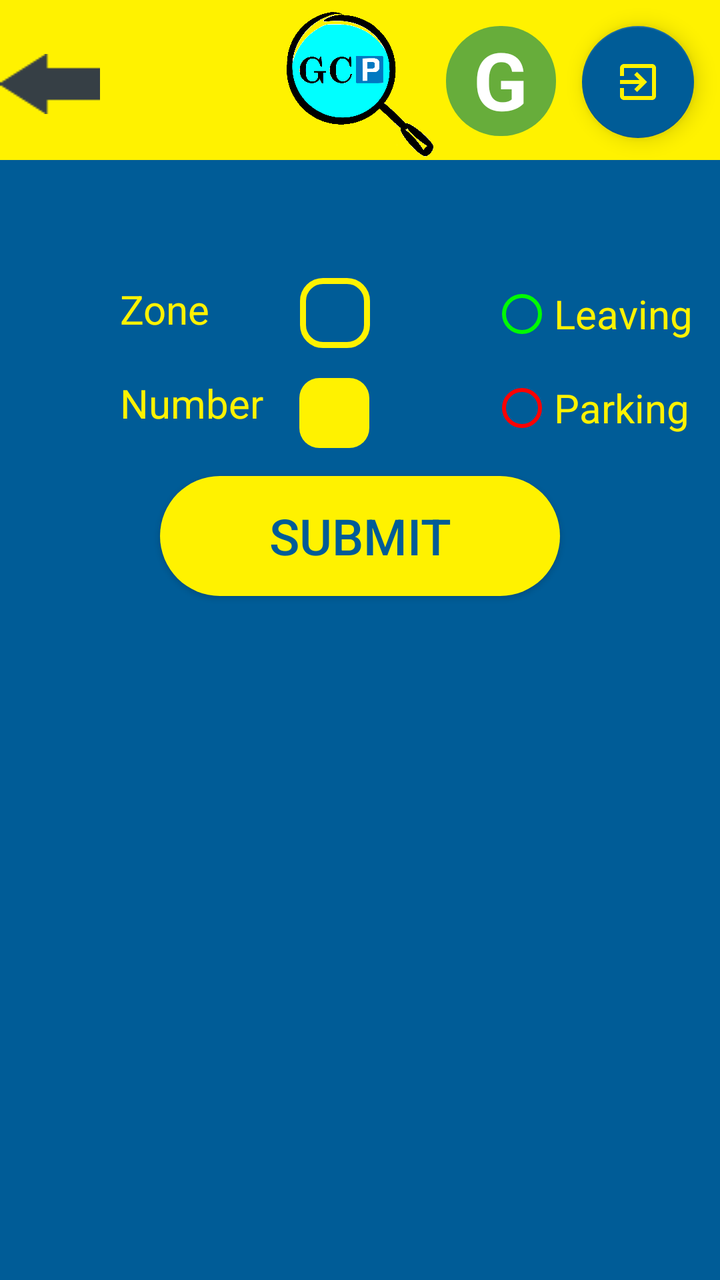
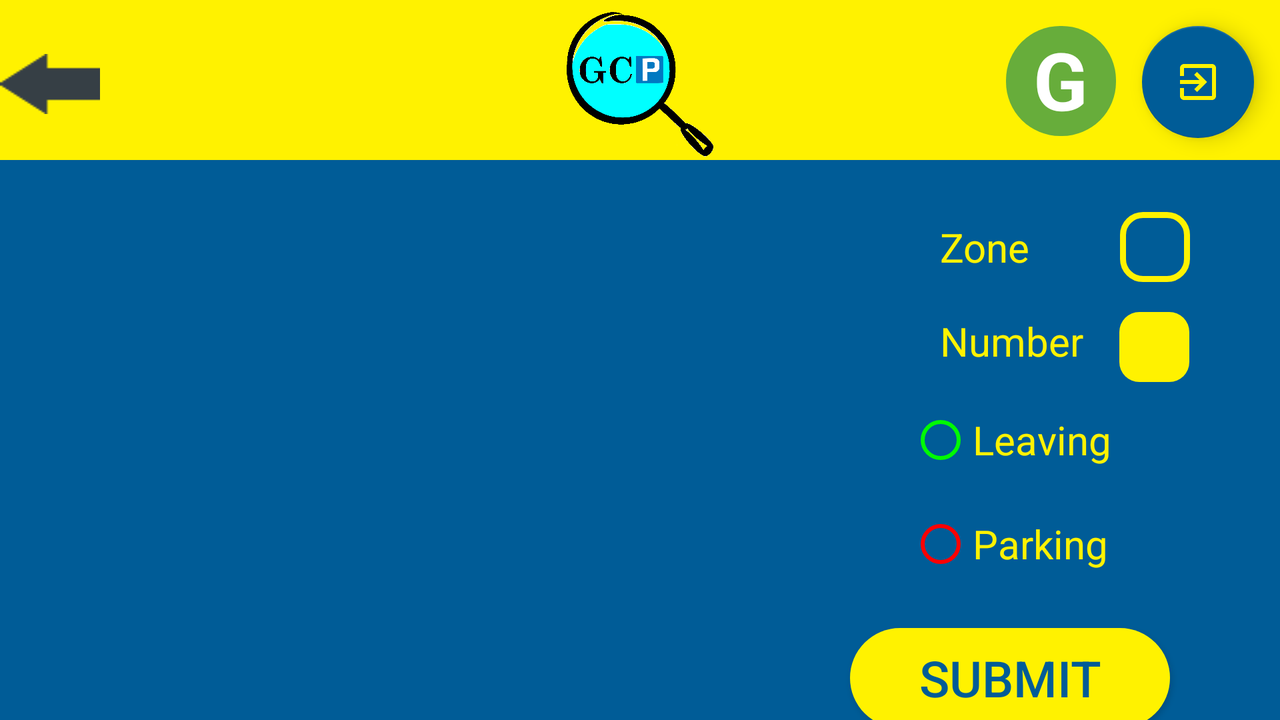

An Android layout and its configuration variant, each rendered on a device that would load it. The default file and the variant file are quoted in full after the pictures.
<!-- AndroidManifest.xml: application theme AppTheme -->
<!-- res/layout/activity_g.xml -->
<?xml version="1.0" encoding="utf-8"?>
<androidx.constraintlayout.widget.ConstraintLayout xmlns:android="http://schemas.android.com/apk/res/android"
    xmlns:app="http://schemas.android.com/apk/res-auto"
    xmlns:tools="http://schemas.android.com/tools"
    android:layout_width="match_parent"
    android:layout_height="match_parent"
    tools:context=".Activity_G">

    <ImageView
        android:id="@+id/background"
        android:layout_width="match_parent"
        android:layout_height="match_parent"
        android:background="@color/second_page_background_color" />

    <ImageView
        android:id="@+id/top_background"
        android:layout_width="match_parent"
        android:layout_height="@dimen/top_background_height80"
        android:background="@color/background_color"
        app:layout_constraintTop_toTopOf="parent"/>

    <ImageView
        android:id="@+id/logo"
        android:layout_width="@dimen/logo_size_smaller"
        android:layout_height="@dimen/logo_size_smaller"
        android:src="@drawable/logo"
        app:layout_constraintEnd_toEndOf="parent"
        app:layout_constraintStart_toStartOf="parent"
        app:layout_constraintTop_toTopOf="@+id/background"
        android:layout_marginTop="5dp"/>

    <Button
        android:id="@+id/back"
        android:layout_width="@dimen/btn_width50"
        android:layout_height="@dimen/btn_height30"
        android:background="@drawable/back"
        app:layout_constraintTop_toTopOf="parent"
        app:layout_constraintStart_toStartOf="parent"
        android:layout_marginTop="@dimen/margin27"/>

    <ImageView
        android:id="@+id/third_page_pic"
        android:layout_width="@dimen/image_width350"
        android:layout_height="wrap_content"
        android:src="@drawable/g"
        app:layout_constraintTop_toBottomOf="@id/logo"
        android:adjustViewBounds="true"
        app:layout_constraintStart_toStartOf="parent"
        app:layout_constraintEnd_toEndOf="parent"
        android:layout_marginTop="@dimen/margin35"
        android:background="@drawable/image_frame"/>

    <Button
        android:id="@+id/button"
        android:layout_width="@dimen/image_width350"
        android:layout_height="@dimen/image_height330"
        app:layout_constraintTop_toTopOf="@+id/third_page_pic"
        app:layout_constraintStart_toStartOf="@+id/third_page_pic"
        android:background="@android:color/transparent" />

    <com.google.android.material.floatingactionbutton.FloatingActionButton
        android:layout_width="wrap_content"
        android:layout_height="wrap_content"
        android:id="@+id/btn_logout"
        app:layout_constraintEnd_toEndOf="parent"
        android:layout_marginEnd="@dimen/margin13"
        app:layout_constraintTop_toTopOf="parent"
        android:layout_marginTop="@dimen/margin13"
        app:srcCompat="@drawable/exit"
        app:backgroundTint="@color/second_page_background_color"
        app:tint="@color/background_color"/>

    <TextView
        android:id="@+id/txt_area"
        android:layout_width="@dimen/btn_width55"
        android:layout_height="@dimen/btn_height55"
        android:layout_marginTop="@dimen/margin13"
        android:layout_marginEnd="@dimen/margin13"
        android:background="@drawable/txt_area"
        android:text="@string/area_g"
        android:textAlignment="center"
        android:textColor="@color/white"
        android:textSize="@dimen/text_size40"
        android:textStyle="bold"
        app:layout_constraintEnd_toStartOf="@+id/btn_logout"
        app:layout_constraintTop_toTopOf="parent" />

    <TextView
        android:id="@+id/txt_submit_zone"
        android:layout_width="wrap_content"
        android:layout_height="wrap_content"
        android:text="@string/zone"
        android:textAlignment="center"
        android:textSize="@dimen/text_size20"
        android:textColor="@color/background_color"
        app:layout_constraintStart_toStartOf="parent"
        app:layout_constraintTop_toBottomOf="@id/third_page_pic"
        android:layout_marginTop="@dimen/margin20"
        android:layout_marginStart="@dimen/margin60" />

    <Spinner
        android:id="@+id/spinner"
        android:layout_width="@dimen/btn_width35"
        android:layout_height="@dimen/btn_height35"
        android:layout_marginStart="@dimen/margin45"
        android:layout_marginTop="@dimen/margin18"
        android:textAlignment="center"
        app:layout_constraintTop_toBottomOf="@id/third_page_pic"
        app:layout_constraintStart_toEndOf="@id/txt_submit_zone"
        android:background="@drawable/spinner" />

    <TextView
        android:id="@+id/txt_submit_number"
        android:layout_width="wrap_content"
        android:layout_height="wrap_content"
        android:text="@string/number"
        android:textAlignment="center"
        android:textSize="@dimen/text_size20"
        android:textColor="@color/background_color"
        app:layout_constraintStart_toStartOf="@id/txt_submit_zone"
        app:layout_constraintTop_toBottomOf="@id/txt_submit_zone"
        android:layout_marginTop="@dimen/margin20" />

    <EditText
        android:id="@+id/txt_number"
        android:layout_width="@dimen/btn_width35"
        android:layout_height="@dimen/btn_height35"
        android:layout_marginStart="@dimen/margin18"
        android:layout_marginTop="@dimen/margin15"
        android:background="@drawable/txt_number"
        android:ems="10"
        android:inputType="number"
        android:textAlignment="center"
        android:textColor="@color/second_page_background_color"
        android:textSize="@dimen/text_size20"
        app:layout_constraintStart_toEndOf="@id/txt_submit_number"
        app:layout_constraintTop_toBottomOf="@id/spinner"
        android:maxEms="@android:integer/config_longAnimTime"/>

    
    <RadioGroup
        android:layout_width="wrap_content"
        android:layout_height="wrap_content"
        app:layout_constraintStart_toEndOf="@id/spinner"
        android:layout_marginStart="@dimen/margin60"
        app:layout_constraintTop_toBottomOf="@id/third_page_pic"
        android:layout_marginTop="@dimen/margin20"
        android:orientation="vertical">

        <RadioButton
            android:id="@+id/radioButton_leaving"
            android:layout_width="wrap_content"
            android:layout_height="wrap_content"
            android:text="@string/leaving"
            android:textSize="@dimen/text_size20"
            android:textColor="@color/background_color"
            android:buttonTint="@color/free"
            android:onClick="onRadioButtonClicked"/>

        <RadioButton
            android:id="@+id/radioButton_parking"
            android:layout_width="wrap_content"
            android:layout_height="wrap_content"
            android:layout_marginTop="15dp"
            android:text="@string/parking"
            android:textColor="@color/background_color"
            android:textSize="@dimen/text_size20"
            android:buttonTint="@color/reserved"
            android:onClick="onRadioButtonClicked"/>
    </RadioGroup>

    <Button
        android:id="@+id/submit"
        android:layout_width="@dimen/btn_width200"
        android:layout_height="@dimen/btn_height60"
        android:text="@string/submit"
        app:layout_constraintStart_toStartOf="parent"
        app:layout_constraintEnd_toEndOf="parent"
        app:layout_constraintTop_toBottomOf="@id/txt_submit_zone"
        android:background="@drawable/button_second_page60"
        android:textSize="@dimen/text_size25"
        android:textColor="@color/second_page_background_color"
        android:layout_marginTop="@dimen/margin70"/>



</androidx.constraintlayout.widget.ConstraintLayout>
<!-- resources referenced by this layout -->
<resources>
  <color name="background_color">#fff200</color>
  <color name="free">#00fa00</color>
  <color name="reserved">#FF0000</color>
  <color name="second_page_background_color">#005C97</color>
  <color name="white">#ffffff</color>
  <dimen name="btn_height30">30dp</dimen>
  <dimen name="btn_height35">35dp</dimen>
  <dimen name="btn_height55">55dp</dimen>
  <dimen name="btn_height60">60dp</dimen>
  <dimen name="btn_width200">200dp</dimen>
  <dimen name="btn_width35">35dp</dimen>
  <dimen name="btn_width50">50dp</dimen>
  <dimen name="btn_width55">55dp</dimen>
  <dimen name="image_height330">330dp</dimen>
  <dimen name="image_width350">350dp</dimen>
  <dimen name="logo_size_smaller">75dp</dimen>
  <dimen name="margin13">13dp</dimen>
  <dimen name="margin15">15dp</dimen>
  <dimen name="margin18">18dp</dimen>
  <dimen name="margin20">20dp</dimen>
  <dimen name="margin27">27dp</dimen>
  <dimen name="margin35">35dp</dimen>
  <dimen name="margin45">45dp</dimen>
  <dimen name="margin60">60dp</dimen>
  <dimen name="margin70">70dp</dimen>
  <dimen name="text_size20">20sp</dimen>
  <dimen name="text_size25">25sp</dimen>
  <dimen name="text_size40">40sp</dimen>
  <dimen name="top_background_height80">80dp</dimen>
  <!-- drawable button_second_page60 (drawable) -->
  <?xml version="1.0" encoding="utf-8"?>
  <shape xmlns:android="http://schemas.android.com/apk/res/android">
      <corners android:radius="30dp" />
      <solid android:color="@color/background_color" />
  </shape>
  <!-- drawable g (drawable) -->
  <?xml version="1.0" encoding="utf-8"?>
  <selectorG xmlns:android="http://schemas.android.com/apk/res/android">
  
  </selectorG>
  <!-- drawable image_frame (drawable) -->
  <?xml version="1.0" encoding="UTF-8"?>
  <shape xmlns:android="http://schemas.android.com/apk/res/android">
      <solid android:color="#FFFFFF" />
      <stroke android:width="10dp" android:color="@color/background_color" />
      <padding android:left="3dp" android:top="3dp" android:right="3dp"
          android:bottom="3dp" />
  </shape>
  <!-- drawable spinner (drawable) -->
  <?xml version="1.0" encoding="UTF-8"?>
  <shape xmlns:android="http://schemas.android.com/apk/res/android">
      <corners android:radius="@dimen/radius10" />
      <solid android:color="@color/second_page_background_color" />
      <stroke android:width="3dp" android:color="@color/background_color" />
      <padding android:left="3dp" android:top="3dp" android:right="3dp"
          android:bottom="3dp" />
  </shape>
  <!-- drawable txt_area (drawable) -->
  <?xml version="1.0" encoding="UTF-8"?>
  <shape xmlns:android="http://schemas.android.com/apk/res/android">
      <corners android:radius="27dp" />
      <solid android:color="@color/txt_area_color" />
  
  </shape>
  <!-- drawable txt_number (drawable) -->
  <?xml version="1.0" encoding="utf-8"?>
  <shape xmlns:android="http://schemas.android.com/apk/res/android">
      <corners android:radius="@dimen/radius10" />
      <solid android:color="@color/background_color" />
  </shape>
  <string name="area_g">G</string>
  <string name="leaving">Leaving</string>
  <string name="number">Number</string>
  <string name="parking">Parking</string>
  <string name="submit">SUBMIT</string>
  <string name="zone">Zone</string>
  <style name="AppTheme" parent="Theme.AppCompat.Light.NoActionBar">
          
          <item name="colorPrimary">@color/colorPrimary</item>
          <item name="colorPrimaryDark">@color/colorPrimaryDark</item>
          <item name="colorAccent">@color/colorAccent</item>
      </style>
  <dimen name="radius10">10dp</dimen>
  <color name="txt_area_color">#67AD3B</color>
  <color name="colorPrimary">#6200EE</color>
  <color name="colorPrimaryDark">#3700B3</color>
  <color name="colorAccent">#03DAC5</color>
</resources>
<!-- res/layout-land/activity_g.xml (the repository's variant of the layout above) -->
<!-- drawn on the phone turned sideways -->
<?xml version="1.0" encoding="utf-8"?>
<androidx.constraintlayout.widget.ConstraintLayout xmlns:android="http://schemas.android.com/apk/res/android"
    xmlns:app="http://schemas.android.com/apk/res-auto"
    xmlns:tools="http://schemas.android.com/tools"
    android:layout_width="match_parent"
    android:layout_height="match_parent"
    tools:context=".Activity_G">

    <ImageView
        android:id="@+id/background"
        android:layout_width="match_parent"
        android:layout_height="match_parent"
        android:background="@color/second_page_background_color" />

    <ImageView
        android:id="@+id/top_background"
        android:layout_width="match_parent"
        android:layout_height="@dimen/top_background_height80"
        android:background="@color/background_color"
        app:layout_constraintTop_toTopOf="parent"/>

    <ImageView
        android:id="@+id/logo"
        android:layout_width="@dimen/logo_size_smaller"
        android:layout_height="@dimen/logo_size_smaller"
        android:src="@drawable/logo"
        app:layout_constraintEnd_toEndOf="parent"
        app:layout_constraintStart_toStartOf="parent"
        app:layout_constraintTop_toTopOf="@+id/background"
        android:layout_marginTop="5dp"/>

    <Button
        android:id="@+id/back"
        android:layout_width="@dimen/btn_width50"
        android:layout_height="@dimen/btn_height30"
        android:background="@drawable/back"
        app:layout_constraintTop_toTopOf="parent"
        app:layout_constraintStart_toStartOf="parent"
        android:layout_marginTop="@dimen/margin27"/>

    <ImageView
        android:id="@+id/third_page_pic"
        android:layout_width="@dimen/image_width280"
        android:layout_height="wrap_content"
        android:src="@drawable/g"
        app:layout_constraintTop_toBottomOf="@id/top_background"
        android:adjustViewBounds="true"
        app:layout_constraintStart_toStartOf="parent"
        android:layout_marginStart="@dimen/margin90"
        android:layout_marginTop="@dimen/margin20"
        android:background="@drawable/image_frame"/>

    <Button
        android:id="@+id/button"
        android:layout_width="@dimen/image_width280"
        android:layout_height="@dimen/image_height270"
        app:layout_constraintTop_toTopOf="@+id/third_page_pic"
        app:layout_constraintStart_toStartOf="@+id/third_page_pic"
        android:background="@android:color/transparent" />

    <com.google.android.material.floatingactionbutton.FloatingActionButton
        android:layout_width="wrap_content"
        android:layout_height="wrap_content"
        android:id="@+id/btn_logout"
        app:layout_constraintEnd_toEndOf="parent"
        android:layout_marginEnd="@dimen/margin13"
        app:layout_constraintTop_toTopOf="parent"
        android:layout_marginTop="@dimen/margin13"
        app:srcCompat="@drawable/exit"
        app:backgroundTint="@color/second_page_background_color"
        app:tint="@color/background_color"/>

    <TextView
        android:id="@+id/txt_area"
        android:layout_width="@dimen/btn_width55"
        android:layout_height="@dimen/btn_height55"
        android:layout_marginTop="@dimen/margin13"
        android:layout_marginEnd="@dimen/margin13"
        android:background="@drawable/txt_area"
        android:text="@string/area_g"
        android:textAlignment="center"
        android:textColor="@color/white"
        android:textSize="@dimen/text_size40"
        android:textStyle="bold"
        app:layout_constraintEnd_toStartOf="@+id/btn_logout"
        app:layout_constraintTop_toTopOf="parent" />

    <TextView
        android:id="@+id/txt_submit_zone"
        android:layout_width="wrap_content"
        android:layout_height="wrap_content"
        android:text="@string/zone"
        android:textAlignment="center"
        android:textSize="@dimen/text_size20"
        android:textColor="@color/background_color"
        app:layout_constraintStart_toEndOf="@id/third_page_pic"
        app:layout_constraintTop_toBottomOf="@id/top_background"
        android:layout_marginTop="@dimen/margin30"
        android:layout_marginStart="@dimen/margin100" />

    <Spinner
        android:id="@+id/spinner"
        android:layout_width="@dimen/btn_width35"
        android:layout_height="@dimen/btn_height35"
        android:layout_marginStart="@dimen/margin45"
        android:layout_marginTop="@dimen/margin26"
        android:textAlignment="center"
        app:layout_constraintTop_toBottomOf="@id/top_background"
        app:layout_constraintStart_toEndOf="@id/txt_submit_zone"
        android:background="@drawable/spinner" />

    <TextView
        android:id="@+id/txt_submit_number"
        android:layout_width="wrap_content"
        android:layout_height="wrap_content"
        android:text="@string/number"
        android:textAlignment="center"
        android:textSize="@dimen/text_size20"
        android:textColor="@color/background_color"
        app:layout_constraintStart_toStartOf="@id/txt_submit_zone"
        app:layout_constraintTop_toBottomOf="@id/txt_submit_zone"
        android:layout_marginTop="@dimen/margin20" />

    <EditText
        android:id="@+id/txt_number"
        android:layout_width="@dimen/btn_width35"
        android:layout_height="@dimen/btn_height35"
        android:layout_marginStart="@dimen/margin18"
        android:layout_marginTop="@dimen/margin15"
        android:background="@drawable/txt_number"
        android:ems="10"
        android:inputType="number"
        android:textAlignment="center"
        android:textColor="@color/second_page_background_color"
        android:textSize="@dimen/text_size20"
        app:layout_constraintStart_toEndOf="@id/txt_submit_number"
        app:layout_constraintTop_toBottomOf="@id/spinner"
        android:maxEms="@android:integer/config_longAnimTime"/>

    
    <RadioGroup
        android:layout_width="wrap_content"
        android:layout_height="wrap_content"
        app:layout_constraintStart_toEndOf="@id/third_page_pic"
        app:layout_constraintEnd_toEndOf="parent"
        app:layout_constraintTop_toBottomOf="@id/txt_submit_number"
        android:layout_marginTop="@dimen/margin20"
        android:orientation="vertical">

        <RadioButton
            android:id="@+id/radioButton_leaving"
            android:layout_width="wrap_content"
            android:layout_height="wrap_content"
            android:text="@string/leaving"
            android:textSize="@dimen/text_size20"
            android:textColor="@color/background_color"
            app:layout_constraintStart_toEndOf="@id/spinner"
            android:buttonTint="@color/free"
            android:onClick="onRadioButtonClicked"/>

        <RadioButton
            android:id="@+id/radioButton_parking"
            android:layout_width="wrap_content"
            android:layout_height="wrap_content"
            android:layout_marginTop="@dimen/margin20"
            android:text="@string/parking"
            android:textColor="@color/background_color"
            android:textSize="@dimen/text_size20"
            android:buttonTint="@color/reserved"
            android:onClick="onRadioButtonClicked"/>
    </RadioGroup>

    <Button
        android:id="@+id/submit"
        android:layout_width="@dimen/btn_width160"
        android:layout_height="@dimen/btn_height50"
        android:text="@string/submit"
        app:layout_constraintStart_toEndOf="@id/third_page_pic"
        app:layout_constraintEnd_toEndOf="parent"
        app:layout_constraintTop_toBottomOf="@id/txt_submit_number"
        android:background="@drawable/button_second_page50"
        android:textSize="@dimen/text_size25"
        android:textColor="@color/second_page_background_color"
        android:layout_marginTop="@dimen/margin130"/>



</androidx.constraintlayout.widget.ConstraintLayout>
<!-- resources referenced by the variant -->
<!-- as the phone turned sideways resolves them -->
<resources>
  <color name="background_color">#fff200</color>
  <color name="free">#00fa00</color>
  <color name="reserved">#FF0000</color>
  <color name="second_page_background_color">#005C97</color>
  <color name="white">#ffffff</color>
  <dimen name="btn_height30">30dp</dimen>
  <dimen name="btn_height35">35dp</dimen>
  <dimen name="btn_height50">50dp</dimen>
  <dimen name="btn_height55">55dp</dimen>
  <dimen name="btn_width160">160dp</dimen>
  <dimen name="btn_width35">35dp</dimen>
  <dimen name="btn_width50">50dp</dimen>
  <dimen name="btn_width55">55dp</dimen>
  <dimen name="image_height270">270dp</dimen>
  <dimen name="image_width280">280dp</dimen>
  <dimen name="logo_size_smaller">75dp</dimen>
  <dimen name="margin100">100dp</dimen>
  <dimen name="margin13">13dp</dimen>
  <dimen name="margin130">130dp</dimen>
  <dimen name="margin15">15dp</dimen>
  <dimen name="margin18">18dp</dimen>
  <dimen name="margin20">20dp</dimen>
  <dimen name="margin26">26dp</dimen>
  <dimen name="margin27">27dp</dimen>
  <dimen name="margin30">30dp</dimen>
  <dimen name="margin45">45dp</dimen>
  <dimen name="margin90">90dp</dimen>
  <dimen name="text_size20">20sp</dimen>
  <dimen name="text_size25">25sp</dimen>
  <dimen name="text_size40">40sp</dimen>
  <dimen name="top_background_height80">80dp</dimen>
  <!-- drawable button_second_page50 (drawable) -->
  <?xml version="1.0" encoding="utf-8"?>
  <shape xmlns:android="http://schemas.android.com/apk/res/android">
      <corners android:radius="25dp" />
      <solid android:color="@color/background_color" />
  </shape>
  <!-- drawable g (drawable) -->
  <?xml version="1.0" encoding="utf-8"?>
  <selectorG xmlns:android="http://schemas.android.com/apk/res/android">
  
  </selectorG>
  <!-- drawable image_frame (drawable) -->
  <?xml version="1.0" encoding="UTF-8"?>
  <shape xmlns:android="http://schemas.android.com/apk/res/android">
      <solid android:color="#FFFFFF" />
      <stroke android:width="10dp" android:color="@color/background_color" />
      <padding android:left="3dp" android:top="3dp" android:right="3dp"
          android:bottom="3dp" />
  </shape>
  <!-- drawable spinner (drawable) -->
  <?xml version="1.0" encoding="UTF-8"?>
  <shape xmlns:android="http://schemas.android.com/apk/res/android">
      <corners android:radius="@dimen/radius10" />
      <solid android:color="@color/second_page_background_color" />
      <stroke android:width="3dp" android:color="@color/background_color" />
      <padding android:left="3dp" android:top="3dp" android:right="3dp"
          android:bottom="3dp" />
  </shape>
  <!-- drawable txt_area (drawable) -->
  <?xml version="1.0" encoding="UTF-8"?>
  <shape xmlns:android="http://schemas.android.com/apk/res/android">
      <corners android:radius="27dp" />
      <solid android:color="@color/txt_area_color" />
  
  </shape>
  <!-- drawable txt_number (drawable) -->
  <?xml version="1.0" encoding="utf-8"?>
  <shape xmlns:android="http://schemas.android.com/apk/res/android">
      <corners android:radius="@dimen/radius10" />
      <solid android:color="@color/background_color" />
  </shape>
  <string name="area_g">G</string>
  <string name="leaving">Leaving</string>
  <string name="number">Number</string>
  <string name="parking">Parking</string>
  <string name="submit">SUBMIT</string>
  <string name="zone">Zone</string>
  <style name="AppTheme" parent="Theme.AppCompat.Light.NoActionBar">
          
          <item name="colorPrimary">@color/colorPrimary</item>
          <item name="colorPrimaryDark">@color/colorPrimaryDark</item>
          <item name="colorAccent">@color/colorAccent</item>
      </style>
  <dimen name="radius10">10dp</dimen>
  <color name="txt_area_color">#67AD3B</color>
  <color name="colorPrimary">#6200EE</color>
  <color name="colorPrimaryDark">#3700B3</color>
  <color name="colorAccent">#03DAC5</color>
</resources>
